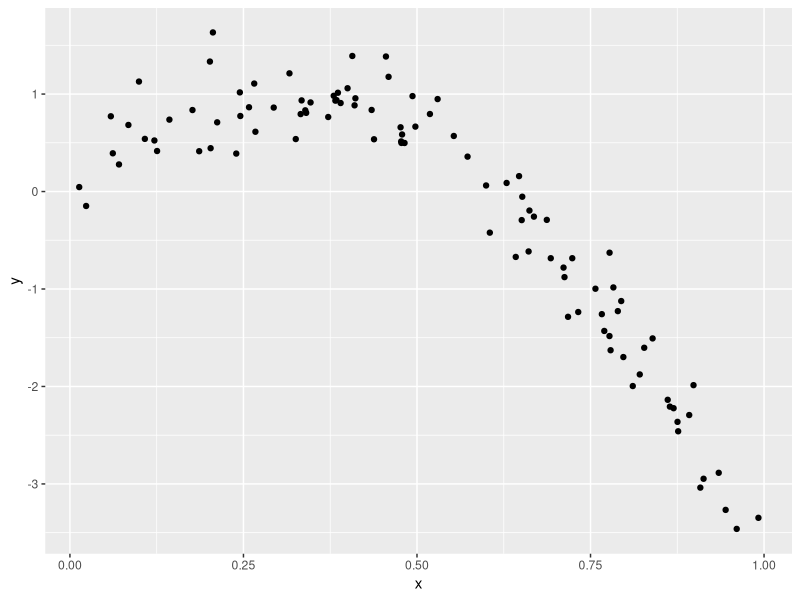

This figure's R source:
## ---- chunk 1
library(tidyverse)
library(modelr)
library(mgcv)

set.seed(1)
## ---- chunk 2
nonlin_df = 
  tibble(
    id = 1:100,
    x = runif(100, 0, 1),
    y = 1 - 10 * (x - .3) ^ 2 + rnorm(100, 0, .3)
  )

nonlin_df |> 
  ggplot(aes(x = x, y = y)) + 
  geom_point()
